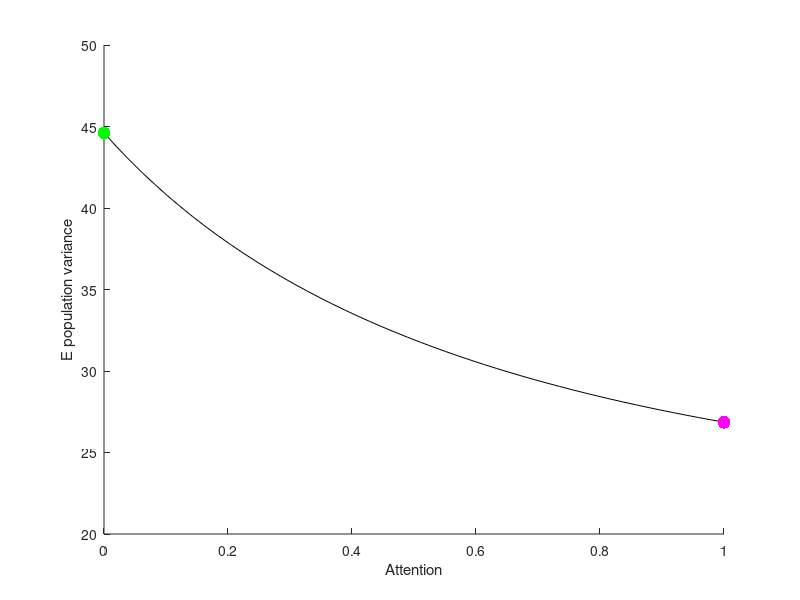
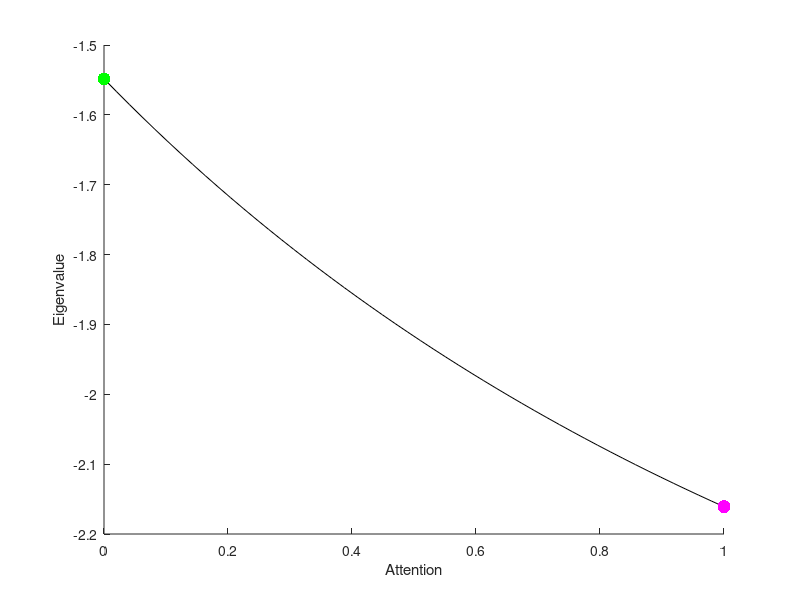

Reproduce these figures in MATLAB, in order.
% compute population variance and eigenvalues along attentional path

clear all

sigE=0.3; sigI=0.35;
JE=1.5; JI=3;
Vth=1;
Vreset=0;

% Transfer functions
% erfcx is built-in MATLAB scaled complementary error function
fE = @(x) 1/(sqrt(pi)*integral(@erfcx,(-Vth+x)/sigE,(-Vreset+x)/sigE)); 
fI = @(x) 1/(sqrt(pi)*integral(@erfcx,(-Vth+x)/sigI,(-Vreset+x)/sigI));
options=optimset('Display','off','TolFun',1e-8);

% Window of rE-rI space to compute VarE over
rEstart=0.0524; rEend=0.08;
rIstart=0.0573; rIend=0.14;

nmu=50;
rEvec=linspace(rEstart,rEend,nmu);
rIvec=linspace(rIstart,rIend,nmu);

VE=zeros(nmu,1);
eigs=zeros(nmu,1);
mueffEvec=zeros(nmu,1);
mueffIvec=zeros(nmu,1);

i=0;
for rE=rEvec
    i=i+1;
    rE
    rI=rIvec(i);

    % Solve for muE and muI from rE and rI
    % If first calculation, use muE,muI=1 as guesses, otherwise use
    % previously computed values as guesses
    if i==1
        muE=fsolve(@(muE)fE(JE*rE-JI*rI+muE)-rE,1,options);
        muI=fsolve(@(muI)fI(JE*rE-JI*rI+muI)-rI,1,options);
    else
        muE=fsolve(@(muE)fE(JE*rE-JI*rI+muE)-rE,muE,options);
        muI=fsolve(@(muI)fI(JE*rE-JI*rI+muI)-rI,muE,options);
    end

    % mu-effective
    IE0=muE+JE*rE-JI*rI;
    II0=muI+JE*rE-JI*rI;
    mueffEvec(i)=IE0;
    mueffIvec(i)=II0;

    % LE=drE/dmueffE, LI=drI/dmueffI
    LE=rE^2*(sqrt(pi)/sigE)*(erfcx((-Vth+IE0)/sigE)-erfcx((-Vreset+IE0)/sigE));
    LI=rI^2*(sqrt(pi)/sigI)*(erfcx((-Vth+II0)/sigI)-erfcx((-Vreset+II0)/sigI));

    VE(i)=((LE*(JI*LI*(sigE-sigI)+sigE))/(1+JI*LI-JE*LE))^2;
    eigs(i)=-1-JI*LI+JE*LE;
end

attpath=linspace(0,1,nmu);
figure; plot(attpath,VE*10000,'k')
hold on
plot(0,VE(1)*10000,'g.','MarkerSize',28)
plot(1,VE(end)*10000,'m.','MarkerSize',28)
hold off
ylabel('E population variance')
xlabel('Attention')
ylim([20 50])
box off

figure; plot(attpath,eigs,'k')
hold on
plot(0,eigs(1),'g.','MarkerSize',28)
plot(1,eigs(end),'m.','MarkerSize',28)
hold off
ylabel('Eigenvalue')
box off
xlabel('Attention')